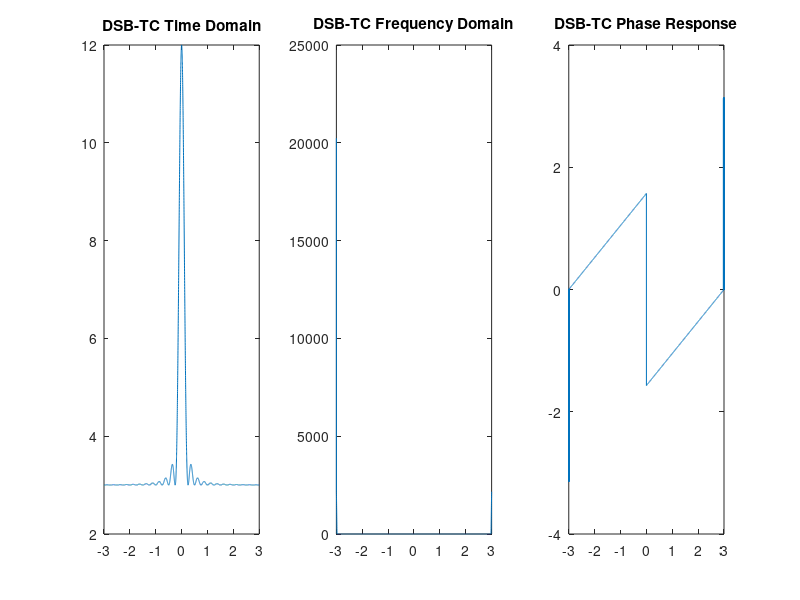

Reproduce this figure in MATLAB.
close all;

t = -3:.001:3;
x = 3*(sinc(4.*t)).^2;
c = 3*cos(800e3*pi.*t);
k = 1;
m = 1;

y = (k + m*x).*c; 
subplot(1,3,1)
plot(t,y)
title('DSB-TC Time Domain');

Y = fft(y);
subplot(1,3,2)
plot(t,abs(Y))
title('DSB-TC Frequency Domain');

subplot(1,3,3)
plot(t, angle(Y));
title('DSB-TC Phase Response');